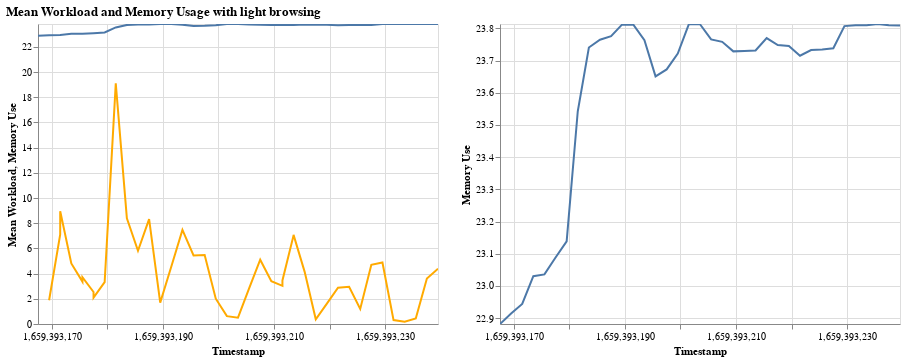

Notebook code for this chart:
### Code cell
cpu0_idle_l = pd.read_csv("C:/Users/ilove/OneDrive/Uni/Master - Philipps Uni/1. Semester/Projektarbeit/CSV-Dateien Auslastung Felix/light-browsing/cpu-0/percent-idle-2022-08-02")
cpu1_idle_l = pd.read_csv("C:/Users/ilove/OneDrive/Uni/Master - Philipps Uni/1. Semester/Projektarbeit/CSV-Dateien Auslastung Felix/light-browsing/cpu-1/percent-idle-2022-08-02")
cpu2_idle_l = pd.read_csv("C:/Users/ilove/OneDrive/Uni/Master - Philipps Uni/1. Semester/Projektarbeit/CSV-Dateien Auslastung Felix/light-browsing/cpu-2/percent-idle-2022-08-02")
cpu3_idle_l = pd.read_csv("C:/Users/ilove/OneDrive/Uni/Master - Philipps Uni/1. Semester/Projektarbeit/CSV-Dateien Auslastung Felix/light-browsing/cpu-3/percent-idle-2022-08-02")
cpu4_idle_l = pd.read_csv("C:/Users/ilove/OneDrive/Uni/Master - Philipps Uni/1. Semester/Projektarbeit/CSV-Dateien Auslastung Felix/light-browsing/cpu-4/percent-idle-2022-08-02")
cpu5_idle_l = pd.read_csv("C:/Users/ilove/OneDrive/Uni/Master - Philipps Uni/1. Semester/Projektarbeit/CSV-Dateien Auslastung Felix/light-browsing/cpu-5/percent-idle-2022-08-02")
cpu6_idle_l = pd.read_csv("C:/Users/ilove/OneDrive/Uni/Master - Philipps Uni/1. Semester/Projektarbeit/CSV-Dateien Auslastung Felix/light-browsing/cpu-6/percent-idle-2022-08-02")
cpu7_idle_l = pd.read_csv("C:/Users/ilove/OneDrive/Uni/Master - Philipps Uni/1. Semester/Projektarbeit/CSV-Dateien Auslastung Felix/light-browsing/cpu-7/percent-idle-2022-08-02")

cpu0_idle_l = cpu0_idle_l.assign(CPU = 'cpu0_idle')
cpu1_idle_l = cpu1_idle_l.assign(CPU = 'cpu1_idle')
cpu2_idle_l = cpu2_idle_l.assign(CPU = 'cpu2_idle')
cpu3_idle_l = cpu3_idle_l.assign(CPU = 'cpu3_idle')
cpu4_idle_l = cpu4_idle_l.assign(CPU = 'cpu4_idle')
cpu5_idle_l = cpu5_idle_l.assign(CPU = 'cpu5_idle')
cpu6_idle_l = cpu6_idle_l.assign(CPU = 'cpu6_idle')
cpu7_idle_l = cpu7_idle_l.assign(CPU = 'cpu7_idle')

frames_idle_l = [cpu0_idle_l,cpu1_idle_l,cpu2_idle_l,cpu3_idle_l,cpu4_idle_l,cpu5_idle_l,cpu6_idle_l,cpu7_idle_l]
cpu_idle_gesamt_l = pd.concat(frames_idle_l)


memory_used_l = pd.read_csv("C:/Users/ilove/OneDrive/Uni/Master - Philipps Uni/1. Semester/Projektarbeit/CSV-Dateien Auslastung Felix/light-browsing/memory/percent-used-2022-08-02")




mean_workload_l = alt.Chart(cpu_idle_gesamt_l).mark_line().transform_calculate(
    workload='100 - datum.value',
    ).encode(
        alt.Y("workload:Q", scale=alt.Scale(domain=[100-cpu_idle_gesamt_l.value.max(), 100-cpu_idle_gesamt_l.value.min()]), aggregate=alt.Aggregate("mean"), title="Mean Workload"),
        alt.X("epoch", scale=alt.Scale(domain=[cpu_idle_gesamt_l.epoch.min(), cpu_idle_gesamt_l.epoch.max()]), title="Timestamp"),
        color = alt.value("#FFAA00")
).interactive().properties(width=400)

workload_l = alt.Chart(cpu_idle_gesamt_l).mark_line().transform_calculate(
    a='100 - datum.value',
    ).encode(
        alt.Y("a:Q", scale=alt.Scale(domain=[100-cpu_idle_gesamt_l.value.max(), 100-cpu_idle_gesamt_l.value.min()]), title="Workload per CPU"),
        alt.X("epoch", scale=alt.Scale(domain=[cpu_idle_gesamt_l.epoch.min(), cpu_idle_gesamt_l.epoch.max()]), title="Timestamp"),
        color = "CPU"
).interactive().properties(width=400)

memory_l = alt.Chart(memory_used_l).mark_line().encode(
        y = alt.Y("value", scale=alt.Scale(domain=[memory_used_l.value.min(), memory_used_l.value.max()]), title="Memory Use"),
        x = alt.X("epoch", scale=alt.Scale(domain=[memory_used_l.epoch.min(), memory_used_l.epoch.max()]), title="Timestamp"),
).interactive().properties(width=400)



light_browsing = alt.hconcat(mean_workload_l + memory_l, memory_l,
  title='Mean Workload and Memory Usage with light browsing',
).resolve_legend(
  color='independent'
).resolve_scale(color='independent')

light_browsing

### Figure 1 — Vega-Lite specification as saved in the notebook (floating-point values rounded to 4 significant figures; data arrays with more than 128 entries replaced by an {"elided": "..."} marker saying what was removed)
{"config": {"view": {"continuousWidth": 400, "continuousHeight": 300}}, "hconcat": [{"layer": [{"data": {"name": "data-15c49f582619dfd579789b97c93f308e"}, "mark": "line", "encoding": {"color": {"value": "#FFAA00"}, "x": {"type": "quantitative", "field": "epoch", "scale": {"domain": [1659000000.0, 1659000000.0]}, "title": "Timestamp"}, "y": {"type": "quantitative", "aggregate": "mean", "field": "workload", "scale": {"domain": [0.0, 23.53]}, "title": "Mean Workload"}}, "selection": {"selector337": {"type": "interval", "bind": "scales", "encodings": ["x", "y"]}}, "transform": [{"calculate": "100 - datum.value", "as": "workload"}], "width": 400}, {"data": {"name": "data-cab67fc29404d825f1cf0551ce9f5414"}, "mark": "line", "encoding": {"x": {"type": "quantitative", "field": "epoch", "scale": {"domain": [1659000000.0, 1659000000.0]}, "title": "Timestamp"}, "y": {"type": "quantitative", "field": "value", "scale": {"domain": [22.88, 23.81]}, "title": "Memory Use"}}, "selection": {"selector339": {"type": "interval", "bind": "scales", "encodings": ["x", "y"]}}, "width": 400}]}, {"data": {"name": "data-cab67fc29404d825f1cf0551ce9f5414"}, "mark": "line", "encoding": {"x": {"type": "quantitative", "field": "epoch", "scale": {"domain": [1659000000.0, 1659000000.0]}, "title": "Timestamp"}, "y": {"type": "quantitative", "field": "value", "scale": {"domain": [22.88, 23.81]}, "title": "Memory Use"}}, "selection": {"selector339": {"type": "interval", "bind": "scales", "encodings": ["x", "y"]}}, "width": 400}], "resolve": {"legend": {"color": "independent"}, "scale": {"color": "independent"}}, "title": "Mean Workload and Memory Usage with light browsing", "$schema": "https://vega.github.io/schema/vega-lite/v4.8.1.json", "datasets": {"data-15c49f582619dfd579789b97c93f308e": {"elided": "288 records"}, "data-cab67fc29404d825f1cf0551ce9f5414": [{"epoch": 1659000000.0, "value": 22.88}, {"epoch": 1659000000.0, "value": 22.91}, {"epoch": 1659000000.0, "value": 22.94}, {"epoch": 1659000000.0, "value": 23.03}, {"epoch": 1659000000.0, "value": 23.04}, {"epoch": 1659000000.0, "value": 23.09}, {"epoch": 1659000000.0, "value": 23.14}, {"epoch": 1659000000.0, "value": 23.54}, {"epoch": 1659000000.0, "value": 23.74}, {"epoch": 1659000000.0, "value": 23.77}, {"epoch": 1659000000.0, "value": 23.78}, {"epoch": 1659000000.0, "value": 23.81}, {"epoch": 1659000000.0, "value": 23.81}, {"epoch": 1659000000.0, "value": 23.76}, {"epoch": 1659000000.0, "value": 23.65}, {"epoch": 1659000000.0, "value": 23.67}, {"epoch": 1659000000.0, "value": 23.72}, {"epoch": 1659000000.0, "value": 23.81}, {"epoch": 1659000000.0, "value": 23.81}, {"epoch": 1659000000.0, "value": 23.77}, {"epoch": 1659000000.0, "value": 23.76}, {"epoch": 1659000000.0, "value": 23.73}, {"epoch": 1659000000.0, "value": 23.73}, {"epoch": 1659000000.0, "value": 23.73}, {"epoch": 1659000000.0, "value": 23.77}, {"epoch": 1659000000.0, "value": 23.75}, {"epoch": 1659000000.0, "value": 23.75}, {"epoch": 1659000000.0, "value": 23.72}, {"epoch": 1659000000.0, "value": 23.73}, {"epoch": 1659000000.0, "value": 23.73}, {"epoch": 1659000000.0, "value": 23.74}, {"epoch": 1659000000.0, "value": 23.81}, {"epoch": 1659000000.0, "value": 23.81}, {"epoch": 1659000000.0, "value": 23.81}, {"epoch": 1659000000.0, "value": 23.81}, {"epoch": 1659000000.0, "value": 23.81}, {"epoch": 1659000000.0, "value": 23.81}]}}
